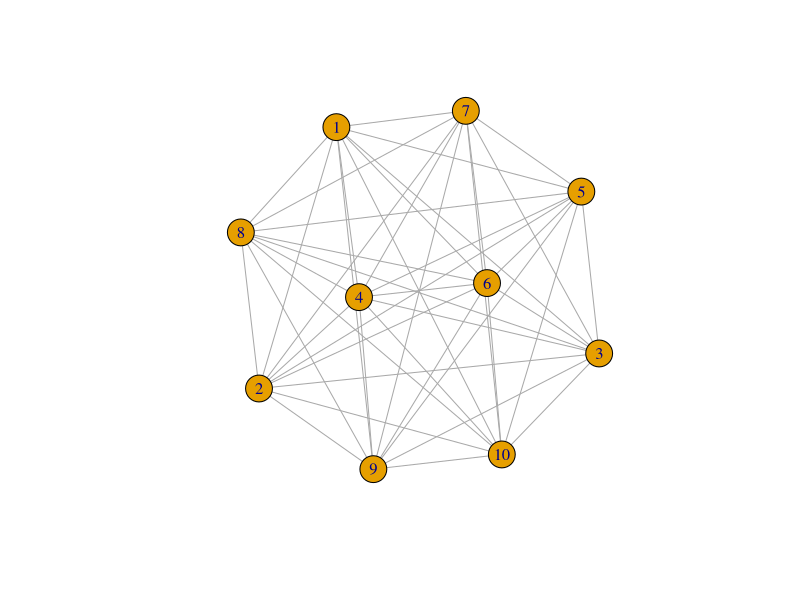

This chart was generated by the following R code: (Note: this script raises an error after producing the figure.)
library(igraph)

# gera uma clique com 10 nodos
rn1 <- graph.full(10, directed = FALSE)
plot(rn1)
vcount(rn1)
ecount(rn1)

x = 10

set.seed(777)
for (i in 1:191) {
  num_ligacoes_iteracao <- 0  # Contador para ligações em cada iteração
  for (j in 1:3) {
    rn1 <- add_vertices(rn1, 1)
    new <- floor(runif(1, min = 1, max = x))
    nn <- neighbors(rn1, new)
    x = x + 1
    rn1 <- add_edges(rn1, c(new, x))
    num_ligacoes_iteracao <- num_ligacoes_iteracao + 1 
    newr <- runif(1)
    if (newr < 0.8) {
      deg <- degree(rn1, new, mode = "all")
      new1 <- floor(runif(1, min = 1, max = deg))
      rn1 <- add_edges(rn1, c(x, nn[new1]))
    } else {
      new2 <- new
      while (new == new2) new2 <- floor(runif(1, min = 1, max = x - 1))
      rn1 <- add_edges(rn1, c(new2, x))
    }
  }
  print(paste("Iteração", i, "- Número de ligações na iteração:", num_ligacoes_iteracao))
}

plot(rn1, vertex.size = 5, vertex.label = NA)


